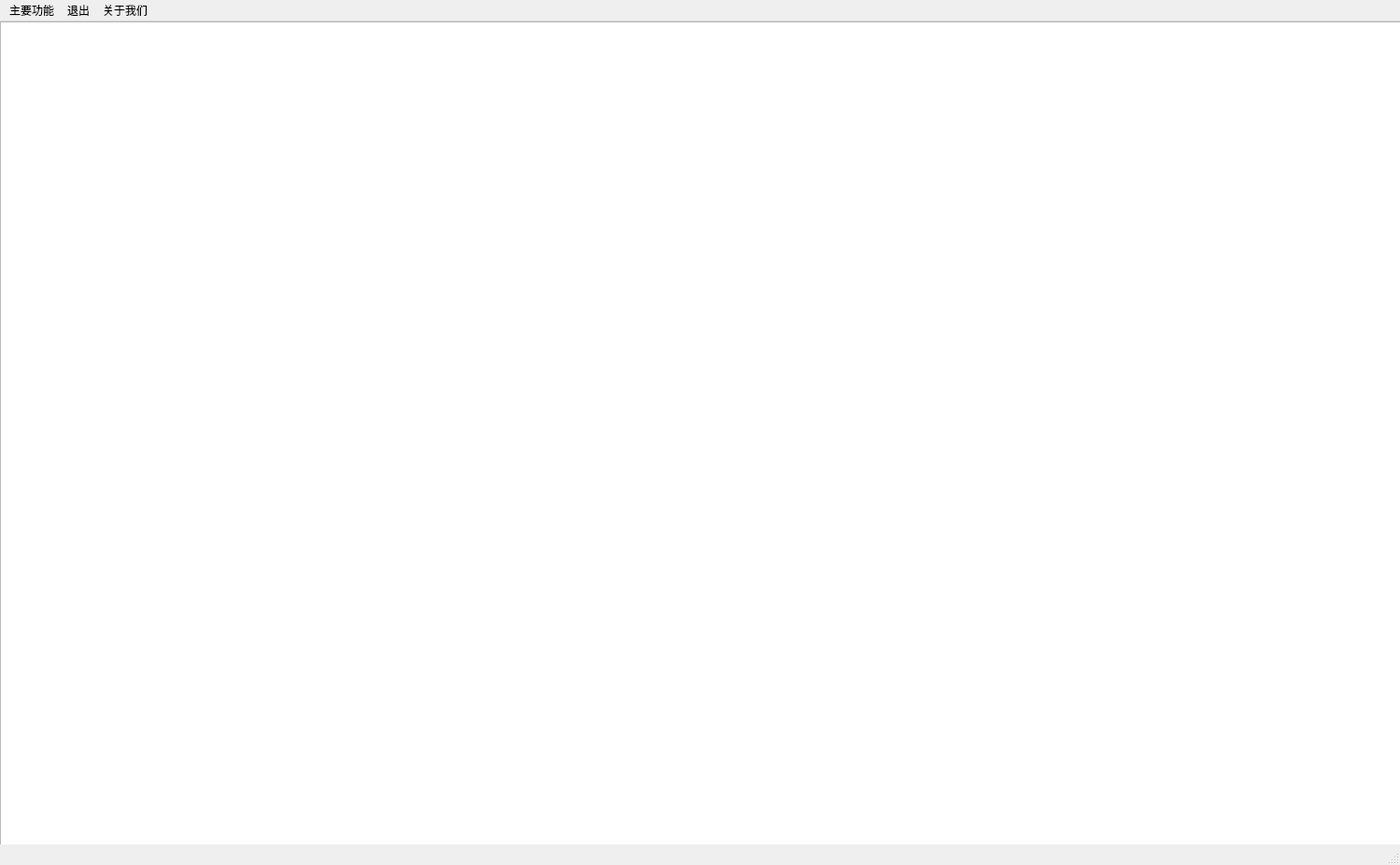
<?xml version="1.0" encoding="UTF-8"?>
<ui version="4.0">
 <class>smart_classroom</class>
 <widget class="QMainWindow" name="smart_classroom">
  <property name="geometry">
   <rect>
    <x>0</x>
    <y>0</y>
    <width>1500</width>
    <height>927</height>
   </rect>
  </property>
  <property name="windowTitle">
   <string>智慧教室辅助系统</string>
  </property>
  <widget class="QWidget" name="centralwidget">
   <widget class="QTableWidget" name="tabWidget">
    <property name="geometry">
     <rect>
      <x>0</x>
      <y>0</y>
      <width>1501</width>
      <height>911</height>
     </rect>
    </property>
    <property name="focusPolicy">
     <enum>Qt::TabFocus</enum>
    </property>
   </widget>
  </widget>
  <widget class="QMenuBar" name="function_menu">
   <property name="geometry">
    <rect>
     <x>0</x>
     <y>0</y>
     <width>1500</width>
     <height>18</height>
    </rect>
   </property>
   <property name="styleSheet">
    <string notr="true">font: 9pt &quot;楷体&quot;;</string>
   </property>
   <widget class="QMenu" name="menufunction">
    <property name="title">
     <string>主要功能</string>
    </property>
    <addaction name="face_regist"/>
    <addaction name="face_attendance"/>
    <addaction name="in_class"/>
    <addaction name="in_exam"/>
    <addaction name="in_sleep"/>
   </widget>
   <widget class="QMenu" name="menuexit">
    <property name="title">
     <string>退出</string>
    </property>
   </widget>
   <widget class="QMenu" name="menuabout_us">
    <property name="title">
     <string>关于我们</string>
    </property>
   </widget>
   <addaction name="menufunction"/>
   <addaction name="menuexit"/>
   <addaction name="menuabout_us"/>
  </widget>
  <widget class="QStatusBar" name="statusbar"/>
  <action name="face_regist">
   <property name="text">
    <string>人脸注册</string>
   </property>
  </action>
  <action name="face_attendance">
   <property name="text">
    <string>打卡</string>
   </property>
  </action>
  <action name="in_class">
   <property name="text">
    <string>课堂行为检测</string>
   </property>
  </action>
  <action name="in_exam">
   <property name="text">
    <string>考试行为检测</string>
   </property>
  </action>
  <action name="action122">
   <property name="text">
    <string>122</string>
   </property>
  </action>
  <action name="action12">
   <property name="text">
    <string>12</string>
   </property>
  </action>
  <action name="in_sleep">
   <property name="text">
    <string>午休行为检测</string>
   </property>
  </action>
 </widget>
 <resources/>
 <connections/>
</ui>
